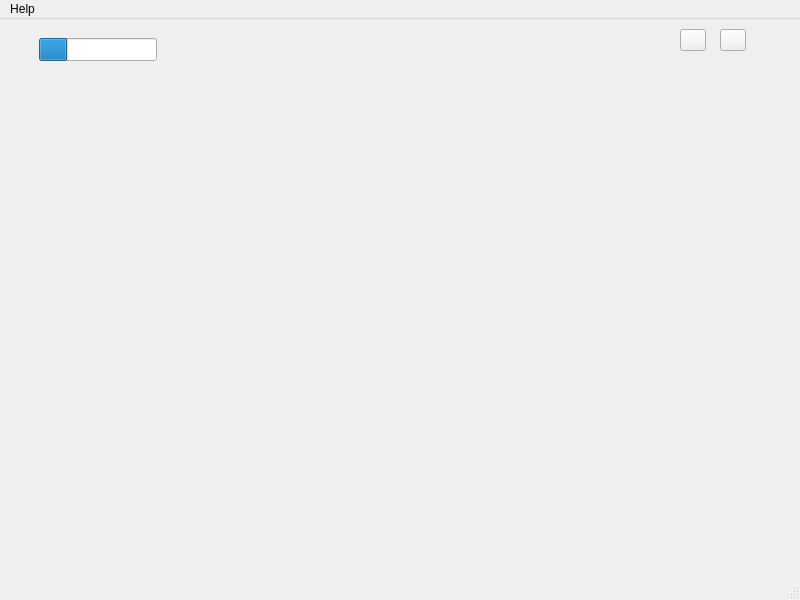
<?xml version="1.0" encoding="UTF-8"?>
<ui version="4.0">
 <class>MainWindow</class>
 <widget class="QMainWindow" name="MainWindow">
  <property name="geometry">
   <rect>
    <x>0</x>
    <y>0</y>
    <width>800</width>
    <height>600</height>
   </rect>
  </property>
  <property name="sizePolicy">
   <sizepolicy hsizetype="Fixed" vsizetype="Fixed">
    <horstretch>0</horstretch>
    <verstretch>0</verstretch>
   </sizepolicy>
  </property>
  <property name="minimumSize">
   <size>
    <width>800</width>
    <height>600</height>
   </size>
  </property>
  <property name="maximumSize">
   <size>
    <width>800</width>
    <height>600</height>
   </size>
  </property>
  <property name="windowTitle">
   <string>MainWindow</string>
  </property>
  <widget class="QWidget" name="centralwidget">
   <widget class="SceneWidget" name="gameScreen" native="true">
    <property name="geometry">
     <rect>
      <x>-1</x>
      <y>-1</y>
      <width>800</width>
      <height>600</height>
     </rect>
    </property>
    <property name="minimumSize">
     <size>
      <width>800</width>
      <height>600</height>
     </size>
    </property>
    <property name="maximumSize">
     <size>
      <width>800</width>
      <height>600</height>
     </size>
    </property>
    <widget class="QProgressBar" name="healthProgressBar">
     <property name="geometry">
      <rect>
       <x>40</x>
       <y>20</y>
       <width>118</width>
       <height>23</height>
      </rect>
     </property>
     <property name="font">
      <font>
       <kerning>false</kerning>
      </font>
     </property>
     <property name="value">
      <number>24</number>
     </property>
     <property name="textVisible">
      <bool>false</bool>
     </property>
    </widget>
    <widget class="QLabel" name="healthLabel">
     <property name="geometry">
      <rect>
       <x>10</x>
       <y>20</y>
       <width>31</width>
       <height>21</height>
      </rect>
     </property>
     <property name="text">
      <string/>
     </property>
    </widget>
    <widget class="GameOverWidget" name="gameOverScreen" native="true">
     <property name="geometry">
      <rect>
       <x>-1</x>
       <y>-1</y>
       <width>801</width>
       <height>551</height>
      </rect>
     </property>
    </widget>
   </widget>
   <widget class="QLabel" name="testLabel">
    <property name="geometry">
     <rect>
      <x>50</x>
      <y>70</y>
      <width>311</width>
      <height>16</height>
     </rect>
    </property>
    <property name="text">
     <string/>
    </property>
   </widget>
   <widget class="StartWidget" name="startScreen" native="true">
    <property name="geometry">
     <rect>
      <x>-1</x>
      <y>-1</y>
      <width>801</width>
      <height>551</height>
     </rect>
    </property>
   </widget>
   <widget class="InstructionWidget" name="instructionScreen" native="true">
    <property name="geometry">
     <rect>
      <x>0</x>
      <y>0</y>
      <width>791</width>
      <height>531</height>
     </rect>
    </property>
   </widget>
   <widget class="QPushButton" name="pauseButton">
    <property name="geometry">
     <rect>
      <x>680</x>
      <y>10</y>
      <width>26</width>
      <height>22</height>
     </rect>
    </property>
    <property name="text">
     <string/>
    </property>
   </widget>
   <widget class="QPushButton" name="helpButton">
    <property name="geometry">
     <rect>
      <x>720</x>
      <y>10</y>
      <width>26</width>
      <height>22</height>
     </rect>
    </property>
    <property name="text">
     <string/>
    </property>
   </widget>
   <zorder>testLabel</zorder>
   <zorder>startScreen</zorder>
   <zorder>instructionScreen</zorder>
   <zorder>gameScreen</zorder>
   <zorder>pauseButton</zorder>
   <zorder>helpButton</zorder>
  </widget>
  <widget class="QMenuBar" name="menubar">
   <property name="geometry">
    <rect>
     <x>0</x>
     <y>0</y>
     <width>800</width>
     <height>21</height>
    </rect>
   </property>
   <widget class="QMenu" name="menuHelp">
    <property name="title">
     <string>Help</string>
    </property>
    <addaction name="actionControls"/>
    <addaction name="actionSuffix_Instructions"/>
    <addaction name="actionAbout"/>
   </widget>
   <addaction name="menuHelp"/>
  </widget>
  <widget class="QStatusBar" name="statusbar"/>
  <action name="actionControls">
   <property name="icon">
    <iconset theme="applications-games">
     <normaloff>.</normaloff>.</iconset>
   </property>
   <property name="text">
    <string>Controls</string>
   </property>
   <property name="shortcut">
    <string>Ctrl+C</string>
   </property>
  </action>
  <action name="actionSuffix_Instructions">
   <property name="text">
    <string>Suffix Instructions</string>
   </property>
   <property name="shortcut">
    <string>Ctrl+S</string>
   </property>
  </action>
  <action name="actionAbout">
   <property name="text">
    <string>About</string>
   </property>
   <property name="shortcut">
    <string>Ctrl+A</string>
   </property>
  </action>
 </widget>
 <customwidgets>
  <customwidget>
   <class>SceneWidget</class>
   <extends>QWidget</extends>
   <header location="global">scenewidget.h</header>
   <container>1</container>
  </customwidget>
  <customwidget>
   <class>StartWidget</class>
   <extends>QWidget</extends>
   <header location="global">startwidget.h</header>
   <container>1</container>
  </customwidget>
  <customwidget>
   <class>InstructionWidget</class>
   <extends>QWidget</extends>
   <header location="global">instructionwidget.h</header>
   <container>1</container>
  </customwidget>
  <customwidget>
   <class>GameOverWidget</class>
   <extends>QWidget</extends>
   <header location="global">gameoverwidget.h</header>
   <container>1</container>
  </customwidget>
 </customwidgets>
 <resources/>
 <connections/>
</ui>
